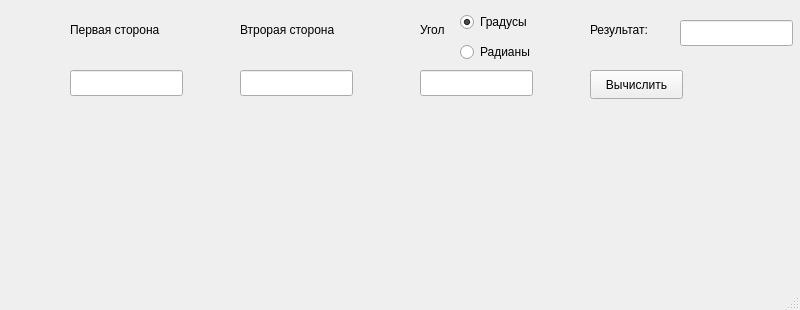
<?xml version="1.0" encoding="UTF-8"?>
<ui version="4.0">
 <class>MainWindow</class>
 <widget class="QMainWindow" name="MainWindow">
  <property name="geometry">
   <rect>
    <x>0</x>
    <y>0</y>
    <width>800</width>
    <height>310</height>
   </rect>
  </property>
  <property name="windowTitle">
   <string>MainWindow</string>
  </property>
  <widget class="QWidget" name="centralwidget">
   <widget class="QLineEdit" name="aEdit">
    <property name="geometry">
     <rect>
      <x>70</x>
      <y>70</y>
      <width>113</width>
      <height>26</height>
     </rect>
    </property>
   </widget>
   <widget class="QLineEdit" name="bEdit">
    <property name="geometry">
     <rect>
      <x>240</x>
      <y>70</y>
      <width>113</width>
      <height>26</height>
     </rect>
    </property>
   </widget>
   <widget class="QLabel" name="label">
    <property name="geometry">
     <rect>
      <x>70</x>
      <y>20</y>
      <width>121</width>
      <height>20</height>
     </rect>
    </property>
    <property name="text">
     <string>Первая сторона</string>
    </property>
   </widget>
   <widget class="QLabel" name="label_2">
    <property name="geometry">
     <rect>
      <x>240</x>
      <y>20</y>
      <width>131</width>
      <height>20</height>
     </rect>
    </property>
    <property name="text">
     <string>Втрорая сторона</string>
    </property>
   </widget>
   <widget class="QLineEdit" name="angleEdit">
    <property name="geometry">
     <rect>
      <x>420</x>
      <y>70</y>
      <width>113</width>
      <height>26</height>
     </rect>
    </property>
   </widget>
   <widget class="QLabel" name="label_3">
    <property name="geometry">
     <rect>
      <x>420</x>
      <y>20</y>
      <width>63</width>
      <height>20</height>
     </rect>
    </property>
    <property name="text">
     <string>Угол</string>
    </property>
   </widget>
   <widget class="QRadioButton" name="grad">
    <property name="geometry">
     <rect>
      <x>460</x>
      <y>10</y>
      <width>110</width>
      <height>24</height>
     </rect>
    </property>
    <property name="text">
     <string>Градусы</string>
    </property>
    <property name="checked">
     <bool>true</bool>
    </property>
   </widget>
   <widget class="QRadioButton" name="rad">
    <property name="geometry">
     <rect>
      <x>460</x>
      <y>40</y>
      <width>110</width>
      <height>24</height>
     </rect>
    </property>
    <property name="text">
     <string>Радианы</string>
    </property>
   </widget>
   <widget class="QPushButton" name="pushButton">
    <property name="geometry">
     <rect>
      <x>590</x>
      <y>70</y>
      <width>93</width>
      <height>29</height>
     </rect>
    </property>
    <property name="text">
     <string>Вычислить</string>
    </property>
   </widget>
   <widget class="QLabel" name="label_4">
    <property name="geometry">
     <rect>
      <x>590</x>
      <y>20</y>
      <width>71</width>
      <height>20</height>
     </rect>
    </property>
    <property name="text">
     <string>Результат:</string>
    </property>
   </widget>
   <widget class="QLineEdit" name="resultEdit">
    <property name="geometry">
     <rect>
      <x>680</x>
      <y>20</y>
      <width>113</width>
      <height>26</height>
     </rect>
    </property>
   </widget>
  </widget>
  <widget class="QMenuBar" name="menubar">
   <property name="geometry">
    <rect>
     <x>0</x>
     <y>0</y>
     <width>800</width>
     <height>26</height>
    </rect>
   </property>
  </widget>
  <widget class="QStatusBar" name="statusbar"/>
 </widget>
 <resources/>
 <connections/>
</ui>
